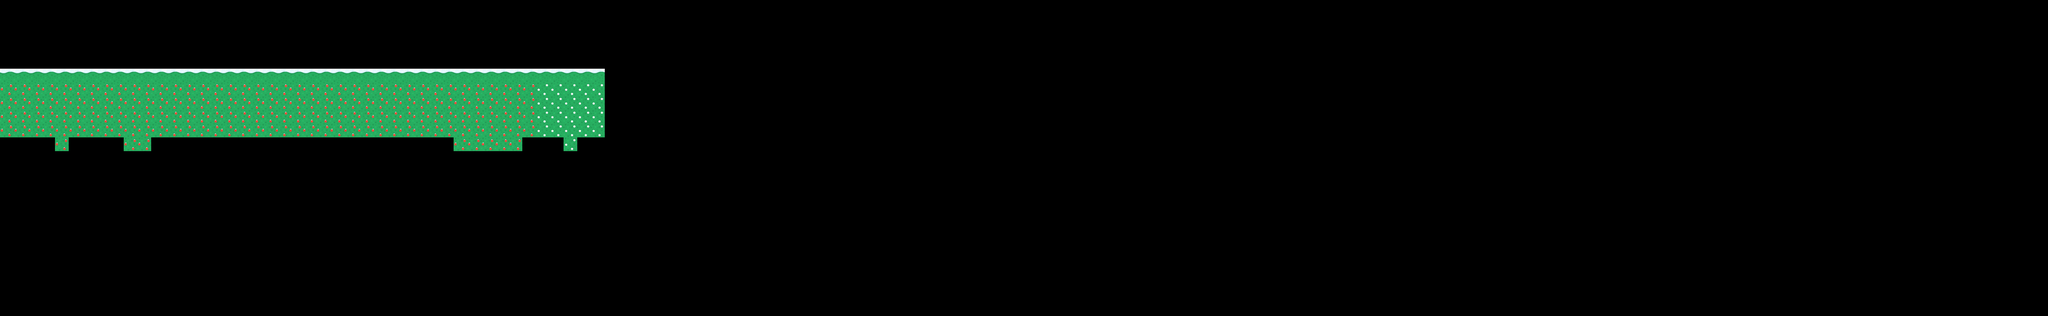

Rendered tile map (Tiled .tmx) drawn with the repository's tilesets; below, a short description and the map source with its tile grids summarised:
An orthogonal 149x23 tile map with 64x64 px tiles, 2 tile layers (ground, grass) and 16 objects (6x spikes, 4x coin, 3x tree).

<map version="1.10" tiledversion="1.11.0" orientation="orthogonal" renderorder="right-down" width="149" height="23" tilewidth="64" tileheight="64" infinite="0" nextlayerid="8" nextobjectid="1119">
 <editorsettings>
  <export target="../5.lua" format="lua" />
 </editorsettings>
 <tileset firstgid="1" name="tiles1" tilewidth="64" tileheight="64" tilecount="4" columns="2">
  <image source="../tiles1.png" width="128" height="128" />
 </tileset>
 <layer id="1" name="ground" width="149" height="23">
  <data>[3427 cells, 77 non-empty, 2 distinct tile ids]</data>
 </layer>
 <layer id="3" name="grass" width="149" height="23">
  <data>[3427 cells, 158 non-empty, 3 distinct tile ids]</data>
 </layer>
 <objectgroup color="#ff0000" id="5" name="solid">
  <object id="4" x="-0.333667" y="322.334" width="2386.5" height="21.3333">
   <properties>
    <property name="collidable" type="bool" value="true" />
   </properties>
  </object>
  <object id="18" x="-3.49998" y="-0.833283" width="5.66663" height="321">
   <properties>
    <property name="collidable" type="bool" value="true" />
   </properties>
  </object>
  <object id="56" x="1350.17" y="19.3132" width="96.3333" height="65.9999">
   <properties>
    <property name="collidable" type="bool" value="true" />
   </properties>
  </object>
 </objectgroup>
 <objectgroup color="#6901df" id="7" name="entity">
  <object id="1104" name="Spikes" type="spikes" x="873.031" y="284.977" width="34" height="34" />
  <object id="1107" name="Spikes" type="spikes" x="530.145" y="288.445" width="34" height="34" />
  <object id="1108" name="Spikes" type="spikes" x="1159.63" y="285.789" width="34" height="34" />
  <object id="1109" name="Spikes" type="spikes" x="1494.29" y="288.445" width="34" height="34" />
  <object id="1110" name="Spikes" type="spikes" x="1743.96" y="285.789" width="34" height="34" />
  <object id="1111" name="Spikes" type="spikes" x="2033.46" y="284.477" width="34" height="34" />
  <object id="1112" name="Coin" type="coin" x="727.756" y="294.821">
   <ellipse />
  </object>
  <object id="1113" name="Coin" type="coin" x="1049.14" y="289.509">
   <ellipse />
  </object>
  <object id="1114" name="Coin" type="coin" x="387.782" y="294.821">
   <ellipse />
  </object>
  <object id="1115" name="Coin" type="coin" x="90.3054" y="289.509">
   <ellipse />
  </object>
  <object id="1116" name="Tree" type="tree" x="1917.66" y="249.668">
   <ellipse />
  </object>
  <object id="1117" name="Tree" type="tree" x="1622.84" y="244.356">
   <ellipse />
  </object>
  <object id="1118" name="Tree" type="tree" x="1335.99" y="241.7">
   <ellipse />
  </object>
 </objectgroup>
</map>
